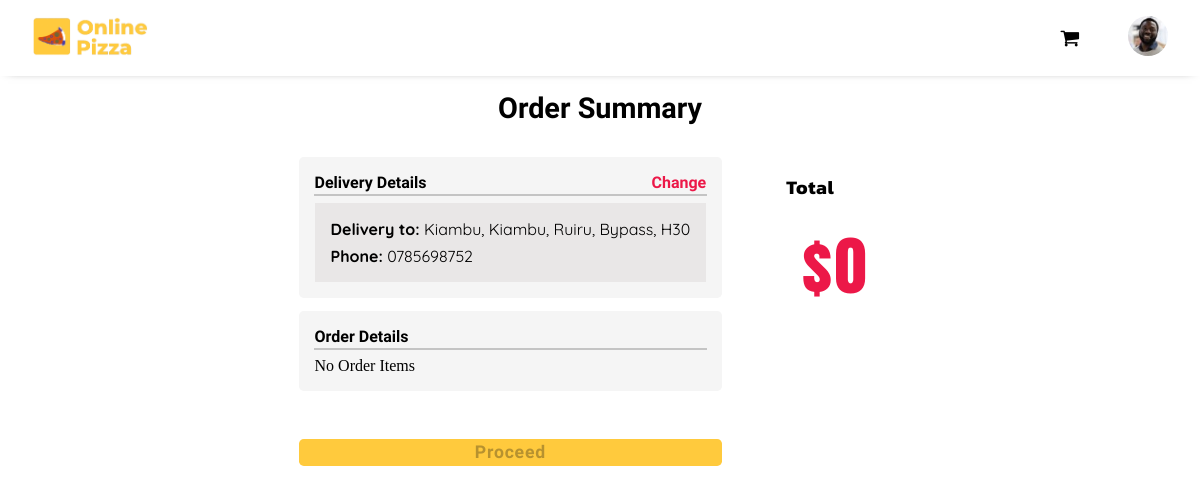
/order-summary/7698a08b9dee4f669e5e8cd2c2c47720 (signed in), run on an earlier commit of the app's database.
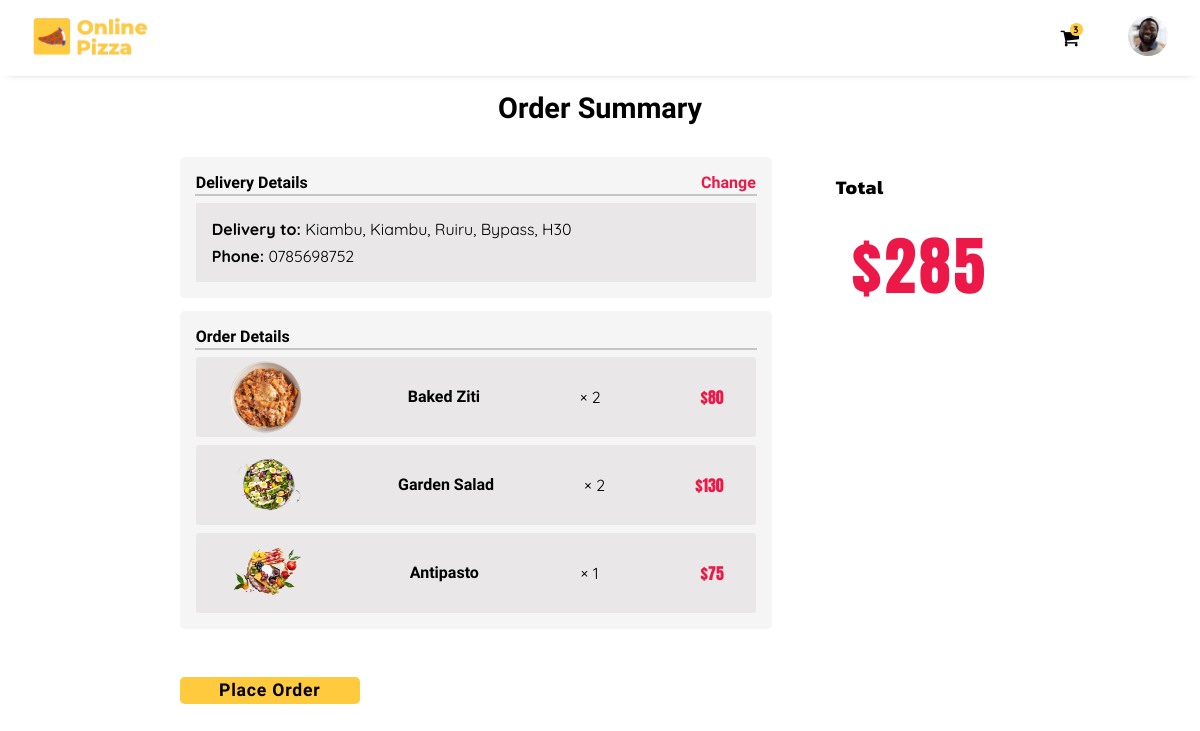
And on a later commit of the database.
### Pizza/models.py (models this page shows, shortened)
class User_Profile(models.Model):
  user = models.ForeignKey(User, on_delete=models.CASCADE)
  id_user = models.IntegerField()
  phone_number = models.TextField(max_length=10)
  county = models.TextField(max_length=30)
  city = models.TextField(max_length=30)
  town = models.TextField(max_length=30)
  street = models.TextField(max_length=30)
  House_no = models.TextField(max_length=30)
  profileimg = models.ImageField(upload_to='User_profile_images', default='man.png')
  date_created = models.DateTimeField(default=datetime.now())

class Dinner_platter(models.Model):
  id = models.UUIDField(primary_key=True, default=uuid.uuid4)
  name = models.TextField(max_length=30)
  price_small = models.IntegerField()
  price_large = models.IntegerField()
  itemimg = models.ImageField(upload_to='Item_images', default='not-found.png')
  def __str__(self):
    return self.name

class Order_items(models.Model):
  item = models.TextField(max_length=20)
  user = models.ForeignKey(User, on_delete=models.CASCADE)
  order = models.ForeignKey(Order, on_delete=models.CASCADE)
  quantity = models.IntegerField(default=0)
  amount = models.IntegerField(default=0)

### Pizza/views.py (the view)
# urls.py: path("order-summary/<str:pk>", views.order_summary, name="order-summary"),
@login_required(login_url='/signin')
def order_summary(request, pk):
  existing_order = Order.objects.filter(id=pk).first()
  order_items = Order_items.objects.filter(order=existing_order).all()
  total = []
  dinners = []
  for order in order_items:
    dinner_platter = Dinner_platter.objects.filter(name=order.item).first()
    dinners.append(dinner_platter)
    total.append(order.amount*order.quantity)
  user_profile = User_Profile.objects.get(user=request.user)
  context = {
    'order': existing_order,
    'user_profile': user_profile,
    'dinners': dinners,
    'order_items': order_items,
    'total': sum(total)
  }
  return render(request, "summary.html", context)

### templates/summary.html (shortened to what this page needs)
{% extends "base.html" %}
{% load static %}
{% block head %}
{{ block.super }}
<link rel="stylesheet" href="{% static 'css/summary.css' %}">
{% endblock %}
{% block body %}
<div class="container">
  <h4>Order Summary</h4>
  <div class="summary-box">
    <div class="summary-items">
      {% if user_profile.county and user_profile.House_no %}
      <div class="delivery">
        <h4>
          Delivery Details
          <a href="/profile/{{ request.user.username }}">Change</a>
        </h4>
        <div class="delivery-info">
          <p>
            <b>Delivery to:</b>
            {{ user_profile.county }},
            {{ user_profile.city }},
            {{ user_profile.town }},
            {{ user_profile.street }},
            {{ user_profile.House_no }}
          </p>
          <p><b>Phone:</b> {{ user_profile.phone_number }}</p>
        </div>
      </div>
      {% endif %}
      <div class="order-details">
        <h4>Order Details</h4>
        {% for order in order_items %}
        <div class="order--item">
          <div class="item--image">
            {% for dinner in dinners %}
            {% if dinner.name == order.item %}
            <img src="{{ dinner.itemimg.url }}" alt="{{ dinner }}">
            {% endif %}
            {% endfor %}
          </div>
          <div class="item--info">
            <h4>{{ order.item }}</h4>
          </div>
          <div class="order--quantity">
            <span>&times; {{ order.quantity }}</span>
          </div>
          <p id="amount">${% widthratio order.amount 1 order.quantity %}</p>
        </div>
        {% empty %}
        <p class="else">No Order Items</p>
        {% endfor %}
      </div>
    </div>
    <div class="order-total">
      <h4>Total</h4>
      <div class="total">${{ total }}</div>
    </div>
    {% if order_items %}
    <a href="/confirm-order/{{ order.id }}">
      <button id="btn">Place Order</button>
    </a>
    {% else %}
    <button disabled="disabled" id="btn">Proceed</button>
    {% endif %}
  </div>
</div>
{% endblock %}

### templates/base.html (shortened to what this page needs)
{% load static %}
<!DOCTYPE html>
<html lang="en">
{% block head %}
<head>
  <link rel="stylesheet" href="{% static 'css/base.css' %}">
  <link rel="stylesheet" href="https://cdnjs.cloudflare.com/ajax/libs/font-awesome/4.7.0/css/font-awesome.min.css">
</head>
{% endblock %}
<body>
  <header>
    <div class="logo">
      <a href="{% url 'index' %}">
        <img src="{% static 'Images/logo.png' %}" alt="logo">
      </a>
    </div>
    <div class="links">
      {% if request.user.username %}
      <a href="/order-details/{{ order.id }}">
        <i class="fa fa-shopping-cart">
          {% if order_items %}
          <span id="cart-item">{{ order_items|length }}</span>
          {% endif %}
        </i>
      </a>
      <div class="login">
        <img src="{{ user_profile.profileimg.url }}" alt="profile-img">
      </div>
      {% else %}
      <a href="{% url 'signup' %}">Sign Up</a>
      <a href="{% url 'signin' %}">Sign In</a>
      {% endif %}
    </div>
  </header>
  {% block body %}{% endblock %}
</body>
</html>

### static/css/base.css (style rules this page uses)
* { box-sizing: border-box; margin: 0; padding: 0; }
:root { --main-bgcolor: white; --secondary-bgcolor: whitesmoke; --highlight-bgcolor: #ec1848; --nav-links-color: #08376b; --yellow: #ffca3d; --nav-links-font: "Maven Pro", sans-serif; --font-1: "Quicksand", sans-serif; --font-2: "Anton", sans-serif; --font-3: "Mandali", sans-serif; --font-4: "Reem Kufi Fun", sans-serif; --font-5: "Kanit", sans-serif; }
a { text-decoration: none; }
header { position: fixed; width: 100%; top: 0; padding: 1rem 2rem; background-color: white; box-shadow: 0px 1px 10px -8px black; display: flex; justify-content: space-between; align-items: center; gap: 5rem; max-height: 5.5rem; z-index: 10; }
.logo img { max-height: 2.5rem; }
.links { display: flex; align-items: center; gap: 1rem; position: relative; }
.links a, .links p { color: var(--nav-links-color); font-family: var(--nav-links-font); font-size: 14px; letter-spacing: 1px; text-transform: uppercase; cursor: pointer; }
.links a > i { color: black; font-size: 20px; cursor: pointer; margin-left: 2rem; position: relative; }
#cart-item { position: absolute; inset: -0.3rem auto auto 0.6rem; min-height: 0.8rem; aspect-ratio: 1/1; background-color: var(--yellow); border-radius: 50%; font-family: var(--font-1); font-size: 0.6rem; font-weight: bold; color: black; display: flex; justify-content: center; align-items: center; }
.login { margin-left: 2rem; cursor: pointer; }
.login img { border-radius: 50%; max-height: 2.5rem; }
.container { margin-top: 4.7rem; }

### static/css/summary.css (style rules this page uses)
.container { padding: 1rem 2rem; }
.container > h4 { font-size: 1.8rem; font-family: var(--font-3); text-align: center; }
.summary-box { padding: 1rem; display: grid; grid-template-columns: repeat(2, auto); justify-content: center; gap: 3rem; margin-top: 1rem; }
.summary-items { display: flex; flex-direction: column; gap: 0.8rem; }
.delivery, .order-details { background-color: whitesmoke; padding: 1rem; border-radius: 0.3rem; }
.delivery > h4, .order-details > h4 { font-family: var(--font-3); }
.delivery > h4 { display: flex; justify-content: space-between; align-items: center; }
.delivery > h4 > a { color: var(--highlight-bgcolor); }
.delivery-info { display: flex; flex-direction: column; gap: 0.4rem; background-color: rgb(233, 231, 231); padding: 1rem; }
.delivery-info p { font-family: var(--font-1); }
.order--item { padding: 0 2rem; display: flex; justify-content: space-between; align-items: center; background-color: rgb(233, 231, 231); border-radius: 0.2rem; min-width: 35rem; margin: 0.5rem auto 0; }
.item--image { height: 5rem; aspect-ratio: 1/1; border-radius: 0.4rem; overflow: hidden; }
.item--image img { height: 5rem; width: 5rem; object-fit: contain; }
.item--info > h4 { font-family: var(--font-4); }
.order-items > h4, .order-total > h4 { font-family: var(--font-5); letter-spacing: 0.5px; font-size: 1.2rem; }
.order--quantity span { font-family: var(--font-1); }
#amount { font-family: var(--font-2); color: var(--highlight-bgcolor); }
.order-total { padding: 1rem; min-width: 5vw; }
.total { padding: 1rem; text-align: center; color: var(--highlight-bgcolor); font-family: var(--font-2); font-size: 4rem; letter-spacing: 3px; }
#btn { background-color: var(--yellow); border: none; border-radius: 0.3rem; padding: 0.2em 1em; font-family: var(--font-3); font-size: 1.1rem; min-width: 15vw; letter-spacing: 0.8px; font-weight: bold; cursor: pointer; }

What changed in the data, as far as the page shows it:
added Order_items: item "Baked Ziti", quantity "2", amount+quantity "80"
now on this page (row unchanged): Dinner_platter: itemimg (picture), shown under "Baked Ziti"
added Order_items: item "Garden Salad", quantity "2", amount+quantity "130"
now on this page (row unchanged): Dinner_platter: itemimg (picture), shown under "Garden Salad"
added Order_items: item "Antipasto", quantity "1", amount+quantity "75"
now on this page (row unchanged): Dinner_platter: itemimg (picture), shown under "Antipasto"
Also different on the page:
{{ order_items|length }}: (not shown) → "3"
{{ total }}: "0" → "285"
text no longer shown: "No Order Items Proceed"
text now shown: "Place Order"
